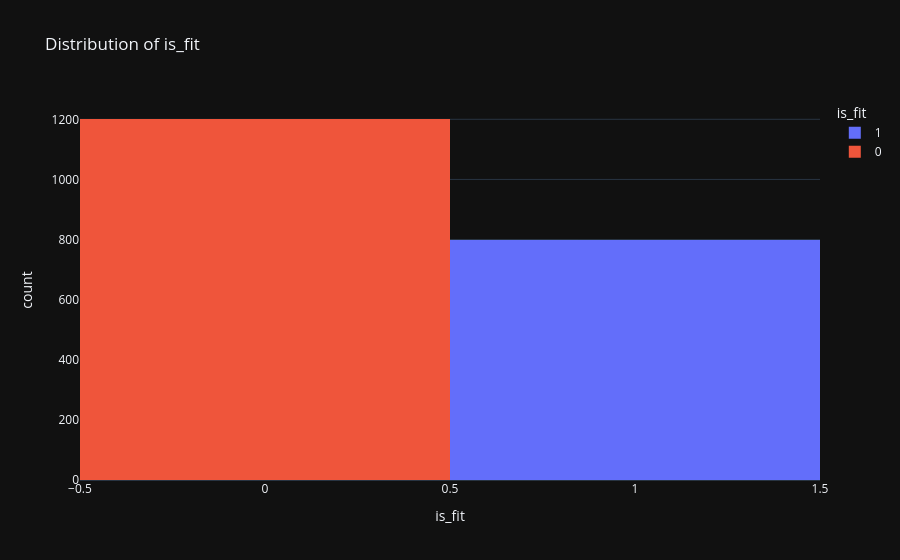

The notebook cell saved with this chart:
### Code cell
fig = px.histogram(pandas_df, x='is_fit', title='Distribution of is_fit', color='is_fit')
fig.show()

### Figure 1 — Plotly figure (JSON) as saved in the notebook; plotly's stock layout.template omitted (floating-point values rounded to 4 significant figures; data arrays with more than 128 entries replaced by an {"elided": "..."} marker saying what was removed)
{"data": [{"bingroup": "x", "hovertemplate": "is_fit=%{x}<br>count=%{y}<extra></extra>", "legendgroup": "1", "marker": {"color": "#636efa", "pattern": {"shape": ""}}, "name": "1", "orientation": "v", "showlegend": true, "x": {"elided": "799 int values"}, "xaxis": "x", "yaxis": "y", "type": "histogram"}, {"bingroup": "x", "hovertemplate": "is_fit=%{x}<br>count=%{y}<extra></extra>", "legendgroup": "0", "marker": {"color": "#EF553B", "pattern": {"shape": ""}}, "name": "0", "orientation": "v", "showlegend": true, "x": {"elided": "1201 int values"}, "xaxis": "x", "yaxis": "y", "type": "histogram"}], "layout": {"xaxis": {"anchor": "y", "domain": [0.0, 1.0], "title": {"text": "is_fit"}, "categoryorder": "array", "categoryarray": [1, 0]}, "yaxis": {"anchor": "x", "domain": [0.0, 1.0], "title": {"text": "count"}}, "legend": {"title": {"text": "is_fit"}, "tracegroupgap": 0}, "title": {"text": "Distribution of is_fit"}, "barmode": "relative"}}
